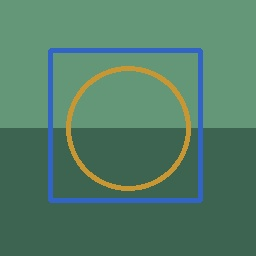
#> input picture image denoising/data/clean/clean_photo.jpg, 256 x 256 px
$ python -i region_classifier.py   (imports and definitions only)
#> lines starting #> are read from the running program, lines starting #| are printed output that depends on the picture; after the words box and inside, x2 and y2 are one past the last pixel; in counts of white or black regions, pixels touching at a corner belong together
#> further down, picture is the input picture: shape (256, 256, 3); mean B, G, R 103.5, 125, 82.5
"""
MODULE 2 — Region Classifier
------------------------------
Segments an image into three region types:
  0 = Smooth   (flat areas — e.g. sky, walls)
  1 = Texture  (detailed areas — e.g. grass, fabric)
  2 = Edge     (boundary areas — e.g. object contours)

Uses:
  - Canny edge detection for edge regions
  - Local standard deviation for smooth vs texture classification

Returns:
  region_map  — same H×W as input, values in {0, 1, 2}
  overlay     — BGR color-coded visualization image
"""

import cv2
import numpy as np


# ── Color palette for the noise map ──────────────────────────────────────────
REGION_COLORS = {
    0: (180, 220, 100),   # Smooth  → soft green  (BGR)
    1: (50,  180, 230),   # Texture → amber/orange (BGR)
    2: (60,   60, 220),   # Edge    → red          (BGR)
}

REGION_LABELS = {0: "Smooth", 1: "Texture", 2: "Edge"}


def classify_regions(image: np.ndarray,
                     block_size: int = 8,
                     canny_low: int = 30,
                     canny_high: int = 100,
                     texture_threshold: float = 12.0) -> dict:
    """
    Classifies every pixel into Smooth / Texture / Edge.

    Args:
        image:             Grayscale or BGR numpy array
        block_size:        Size of local window for std-dev computation
        canny_low:         Lower threshold for Canny edge detector
        canny_high:        Upper threshold for Canny edge detector
        texture_threshold: Local std-dev above this → texture; below → smooth

    Returns:
        dict with:
            region_map   : H×W uint8 array (0=smooth, 1=texture, 2=edge)
            overlay      : H×W×3 BGR color visualization
            stats        : percentage of each region type
    """
#> called with block_size = 8, canny_low = 30, canny_high = 100, texture_threshold = 12
    # Convert to grayscale
    if len(image.shape) == 3:
        gray = cv2.cvtColor(image, cv2.COLOR_BGR2GRAY)
    else:
        gray = image.copy()

    h, w = gray.shape
#> h = 256; w = 256

    # ── Step 1: Detect edges using Canny ─────────────────────────────────────
    blurred    = cv2.GaussianBlur(gray, (5, 5), 0)
    edge_map   = cv2.Canny(blurred, canny_low, canny_high)
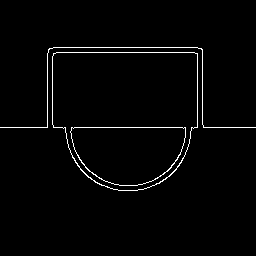
#> edge_map: shape (256, 256); 1.9% white in thin lines or dots, all inside (x1, y1, x2, y2) = (0, 47, 256, 191)

    # Dilate edges slightly so the edge region has thickness
    kernel     = cv2.getStructuringElement(cv2.MORPH_RECT, (3, 3))
    edge_dilated = cv2.dilate(edge_map, kernel, iterations=1)
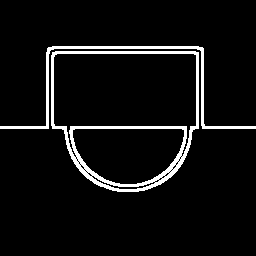
#> edge_dilated: shape (256, 256); 6% white; 2 white regions, box (x1, y1, x2, y2) and area: (51, 51, 199, 192) 2679, (0, 46, 256, 129) 1244

    # ── Step 2: Compute local standard deviation ──────────────────────────────
    gray_f     = gray.astype(np.float32)
    # local mean via box filter
    local_mean = cv2.blur(gray_f, (block_size, block_size))
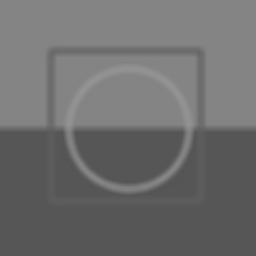
#> local_mean: shape (256, 256) float32; min 85.78, max 148.1, mean 109.8
    local_sq   = cv2.blur(gray_f ** 2, (block_size, block_size))
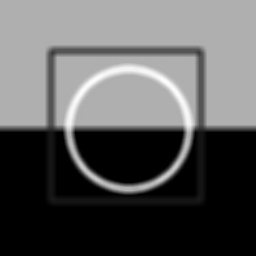
#> local_sq: shape (256, 256) float32; min 7359.3, max 22019.6, mean 12607.5; drawn with min black and max white
    local_var  = np.clip(local_sq - local_mean ** 2, 0, None)
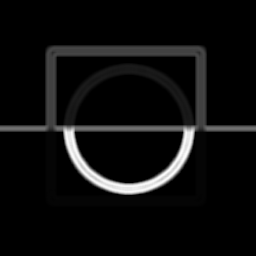
#> local_var: shape (256, 256) float32; min 0, max 1186.3, mean 62.7; drawn with min black and max white
    local_std  = np.sqrt(local_var)
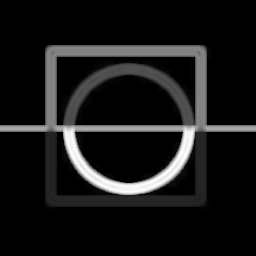
#> local_std: shape (256, 256) float32; min 0, max 34.44, mean 3.1; drawn with min black and max white

    # ── Step 3: Build region map ──────────────────────────────────────────────
    region_map = np.zeros((h, w), dtype=np.uint8)  # default = smooth (0)

    # Texture: high local variance, NOT an edge
    texture_mask = (local_std >= texture_threshold) & (edge_dilated == 0)
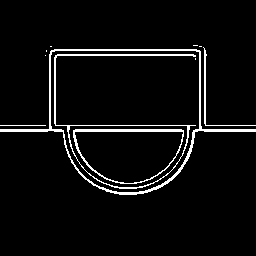
#> texture_mask: shape (256, 256) bool; 4.9% white in thin lines or dots, all inside (x1, y1, x2, y2) = (0, 45, 256, 195)
    region_map[texture_mask] = 1

    # Edge: wherever Canny fired (overrides texture)
    region_map[edge_dilated > 0] = 2

    # ── Step 4: Build color overlay ───────────────────────────────────────────
    overlay = np.zeros((h, w, 3), dtype=np.uint8)
    for region_id, color in REGION_COLORS.items():
        mask = region_map == region_id
        overlay[mask] = color

    # ── Step 5: Compute statistics ───────────────────────────────────────────
    total = h * w
#> total = 65536
    stats = {
        REGION_LABELS[i]: round(float(np.sum(region_map == i)) / total * 100, 1)
        for i in range(3)
    }

    return {
        "region_map": region_map,
        "overlay":    overlay,
        "stats":      stats,
        "edge_map":   edge_map,
        "local_std":  local_std,
    }


def blend_overlay(image: np.ndarray, overlay: np.ndarray, alpha: float = 0.45) -> np.ndarray:
    """
    Blends the color overlay on top of the original image.

    Args:
        image:   Original BGR image
        overlay: Color-coded region map (BGR)
        alpha:   Overlay opacity (0 = original only, 1 = overlay only)

    Returns:
        Blended BGR image
    """
    if len(image.shape) == 2:
        base = cv2.cvtColor(image, cv2.COLOR_GRAY2BGR)
    else:
        base = image.copy()

    blended = cv2.addWeighted(base, 1 - alpha, overlay, alpha, 0)
    return blended


# ── Quick test ────────────────────────────────────────────────────────────────
# [12 lines not run here, left out]

>>> import cv2
>>> picture = cv2.imread('../data/clean/clean_photo.jpg')
>>> result = classify_regions(picture)
#> result = 5 items
